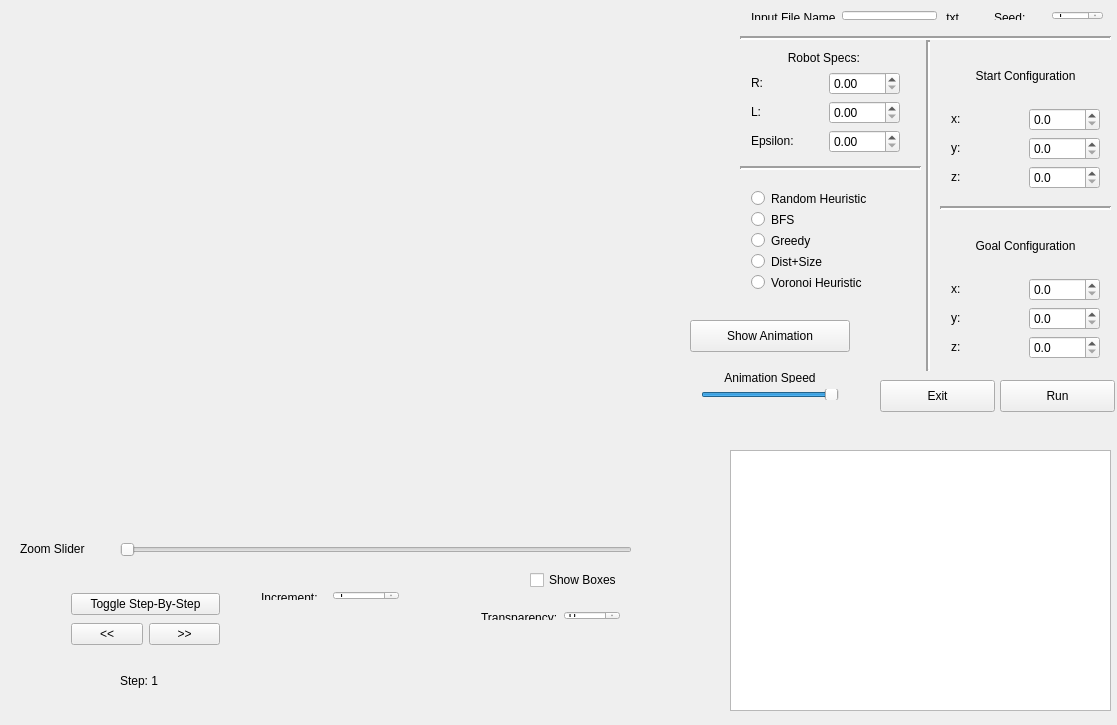
<?xml version="1.0" encoding="UTF-8"?>
<ui version="4.0">
 <class>MainWindow</class>
 <widget class="QMainWindow" name="MainWindow">
  <property name="geometry">
   <rect>
    <x>0</x>
    <y>0</y>
    <width>1117</width>
    <height>725</height>
   </rect>
  </property>
  <property name="maximumSize">
   <size>
    <width>1200</width>
    <height>750</height>
   </size>
  </property>
  <property name="windowTitle">
   <string>2-Links Robot Motion Planning</string>
  </property>
  <widget class="QWidget" name="centralWidget">
   <widget class="QTextBrowser" name="textOutput">
    <property name="geometry">
     <rect>
      <x>730</x>
      <y>450</y>
      <width>381</width>
      <height>261</height>
     </rect>
    </property>
   </widget>
   <widget class="QPushButton" name="run">
    <property name="geometry">
     <rect>
      <x>1000</x>
      <y>380</y>
      <width>115</width>
      <height>32</height>
     </rect>
    </property>
    <property name="text">
     <string>Run</string>
    </property>
   </widget>
   <widget class="QWidget" name="horizontalLayoutWidget">
    <property name="geometry">
     <rect>
      <x>740</x>
      <y>0</y>
      <width>231</width>
      <height>31</height>
     </rect>
    </property>
    <layout class="QHBoxLayout" name="horizontalLayout">
     <item>
      <widget class="QLabel" name="label">
       <property name="text">
        <string>&lt;html&gt;&lt;head/&gt;&lt;body&gt;&lt;p&gt;Input File Name&lt;/p&gt;&lt;/body&gt;&lt;/html&gt;</string>
       </property>
      </widget>
     </item>
     <item>
      <widget class="QLineEdit" name="inputFile"/>
     </item>
     <item>
      <widget class="QLabel" name="label_2">
       <property name="text">
        <string>&lt;html&gt;&lt;head/&gt;&lt;body&gt;&lt;p&gt;.txt&lt;/p&gt;&lt;/body&gt;&lt;/html&gt;</string>
       </property>
      </widget>
     </item>
    </layout>
   </widget>
   <widget class="QWidget" name="verticalLayoutWidget">
    <property name="geometry">
     <rect>
      <x>940</x>
      <y>40</y>
      <width>171</width>
      <height>160</height>
     </rect>
    </property>
    <layout class="QVBoxLayout" name="verticalLayout">
     <item>
      <widget class="QLabel" name="label_3">
       <property name="text">
        <string>&lt;html&gt;&lt;head/&gt;&lt;body&gt;&lt;p align=&quot;center&quot;&gt;Start Configuration&lt;/p&gt;&lt;/body&gt;&lt;/html&gt;</string>
       </property>
      </widget>
     </item>
     <item>
      <layout class="QHBoxLayout" name="horizontalLayout_2">
       <item>
        <widget class="QLabel" name="label_4">
         <property name="text">
          <string>&lt;html&gt;&lt;head/&gt;&lt;body&gt;&lt;p&gt;x:&lt;/p&gt;&lt;/body&gt;&lt;/html&gt;</string>
         </property>
        </widget>
       </item>
       <item>
        <widget class="QDoubleSpinBox" name="aX">
         <property name="decimals">
          <number>1</number>
         </property>
         <property name="maximum">
          <double>512.000000000000000</double>
         </property>
        </widget>
       </item>
      </layout>
     </item>
     <item>
      <layout class="QHBoxLayout" name="horizontalLayout_3">
       <item>
        <widget class="QLabel" name="label_5">
         <property name="text">
          <string>&lt;html&gt;&lt;head/&gt;&lt;body&gt;&lt;p&gt;y:&lt;/p&gt;&lt;/body&gt;&lt;/html&gt;</string>
         </property>
        </widget>
       </item>
       <item>
        <widget class="QDoubleSpinBox" name="aY">
         <property name="decimals">
          <number>1</number>
         </property>
         <property name="maximum">
          <double>512.000000000000000</double>
         </property>
        </widget>
       </item>
      </layout>
     </item>
     <item>
      <layout class="QHBoxLayout" name="horizontalLayout_4">
       <item>
        <widget class="QLabel" name="label_6">
         <property name="text">
          <string>&lt;html&gt;&lt;head/&gt;&lt;body&gt;&lt;p&gt;z:&lt;/p&gt;&lt;/body&gt;&lt;/html&gt;</string>
         </property>
        </widget>
       </item>
       <item>
        <widget class="QDoubleSpinBox" name="aZ">
         <property name="decimals">
          <number>1</number>
         </property>
         <property name="maximum">
          <double>360.000000000000000</double>
         </property>
        </widget>
       </item>
      </layout>
     </item>
    </layout>
   </widget>
   <widget class="QWidget" name="verticalLayoutWidget_2">
    <property name="geometry">
     <rect>
      <x>940</x>
      <y>210</y>
      <width>171</width>
      <height>160</height>
     </rect>
    </property>
    <layout class="QVBoxLayout" name="verticalLayout_2">
     <item>
      <widget class="QLabel" name="label_8">
       <property name="text">
        <string>&lt;html&gt;&lt;head/&gt;&lt;body&gt;&lt;p align=&quot;center&quot;&gt;Goal Configuration&lt;/p&gt;&lt;/body&gt;&lt;/html&gt;</string>
       </property>
      </widget>
     </item>
     <item>
      <layout class="QHBoxLayout" name="horizontalLayout_6">
       <item>
        <widget class="QLabel" name="label_9">
         <property name="text">
          <string>&lt;html&gt;&lt;head/&gt;&lt;body&gt;&lt;p&gt;x:&lt;/p&gt;&lt;/body&gt;&lt;/html&gt;</string>
         </property>
        </widget>
       </item>
       <item>
        <widget class="QDoubleSpinBox" name="bX">
         <property name="decimals">
          <number>1</number>
         </property>
         <property name="maximum">
          <double>512.000000000000000</double>
         </property>
        </widget>
       </item>
      </layout>
     </item>
     <item>
      <layout class="QHBoxLayout" name="horizontalLayout_7">
       <item>
        <widget class="QLabel" name="label_10">
         <property name="text">
          <string>&lt;html&gt;&lt;head/&gt;&lt;body&gt;&lt;p&gt;y:&lt;/p&gt;&lt;/body&gt;&lt;/html&gt;</string>
         </property>
        </widget>
       </item>
       <item>
        <widget class="QDoubleSpinBox" name="bY">
         <property name="decimals">
          <number>1</number>
         </property>
         <property name="maximum">
          <double>512.000000000000000</double>
         </property>
        </widget>
       </item>
      </layout>
     </item>
     <item>
      <layout class="QHBoxLayout" name="horizontalLayout_8">
       <item>
        <widget class="QLabel" name="label_11">
         <property name="text">
          <string>&lt;html&gt;&lt;head/&gt;&lt;body&gt;&lt;p&gt;z:&lt;/p&gt;&lt;/body&gt;&lt;/html&gt;</string>
         </property>
        </widget>
       </item>
       <item>
        <widget class="QDoubleSpinBox" name="bZ">
         <property name="decimals">
          <number>1</number>
         </property>
         <property name="maximum">
          <double>360.000000000000000</double>
         </property>
        </widget>
       </item>
      </layout>
     </item>
    </layout>
   </widget>
   <widget class="QWidget" name="verticalLayoutWidget_3">
    <property name="geometry">
     <rect>
      <x>740</x>
      <y>40</y>
      <width>171</width>
      <height>124</height>
     </rect>
    </property>
    <layout class="QVBoxLayout" name="verticalLayout_3">
     <item>
      <widget class="QLabel" name="label_13">
       <property name="text">
        <string>&lt;html&gt;&lt;head/&gt;&lt;body&gt;&lt;p align=&quot;center&quot;&gt;Robot Specs: &lt;/p&gt;&lt;/body&gt;&lt;/html&gt;</string>
       </property>
      </widget>
     </item>
     <item>
      <layout class="QHBoxLayout" name="horizontalLayout_10">
       <item>
        <widget class="QLabel" name="label_14">
         <property name="text">
          <string>&lt;html&gt;&lt;head/&gt;&lt;body&gt;&lt;p&gt;R:&lt;/p&gt;&lt;/body&gt;&lt;/html&gt;</string>
         </property>
        </widget>
       </item>
       <item>
        <widget class="QDoubleSpinBox" name="R"/>
       </item>
      </layout>
     </item>
     <item>
      <layout class="QHBoxLayout" name="horizontalLayout_11">
       <item>
        <widget class="QLabel" name="label_15">
         <property name="text">
          <string>&lt;html&gt;&lt;head/&gt;&lt;body&gt;&lt;p&gt;L:&lt;/p&gt;&lt;/body&gt;&lt;/html&gt;</string>
         </property>
        </widget>
       </item>
       <item>
        <widget class="QDoubleSpinBox" name="L"/>
       </item>
      </layout>
     </item>
     <item>
      <layout class="QHBoxLayout" name="horizontalLayout_12">
       <item>
        <widget class="QLabel" name="label_16">
         <property name="text">
          <string>&lt;html&gt;&lt;head/&gt;&lt;body&gt;&lt;p&gt;Epsilon:&lt;/p&gt;&lt;/body&gt;&lt;/html&gt;</string>
         </property>
        </widget>
       </item>
       <item>
        <widget class="QDoubleSpinBox" name="eps"/>
       </item>
      </layout>
     </item>
    </layout>
   </widget>
   <widget class="QWidget" name="horizontalLayoutWidget_9">
    <property name="geometry">
     <rect>
      <x>983</x>
      <y>0</y>
      <width>131</width>
      <height>31</height>
     </rect>
    </property>
    <layout class="QHBoxLayout" name="horizontalLayout_13">
     <item>
      <widget class="QLabel" name="label_17">
       <property name="text">
        <string>&lt;html&gt;&lt;head/&gt;&lt;body&gt;&lt;p&gt;Seed:&lt;/p&gt;&lt;/body&gt;&lt;/html&gt;</string>
       </property>
      </widget>
     </item>
     <item>
      <widget class="QSpinBox" name="seed">
       <property name="minimum">
        <number>1</number>
       </property>
       <property name="maximum">
        <number>999</number>
       </property>
      </widget>
     </item>
    </layout>
   </widget>
   <widget class="QWidget" name="verticalLayoutWidget_4">
    <property name="geometry">
     <rect>
      <x>740</x>
      <y>180</y>
      <width>181</width>
      <height>121</height>
     </rect>
    </property>
    <layout class="QVBoxLayout" name="verticalLayout_4">
     <item>
      <widget class="QRadioButton" name="randomButton">
       <property name="text">
        <string>Random Heuristic</string>
       </property>
      </widget>
     </item>
     <item>
      <widget class="QRadioButton" name="bfs">
       <property name="text">
        <string>BFS</string>
       </property>
      </widget>
     </item>
     <item>
      <widget class="QRadioButton" name="greedy">
       <property name="text">
        <string>Greedy</string>
       </property>
      </widget>
     </item>
     <item>
      <widget class="QRadioButton" name="dist">
       <property name="text">
        <string>Dist+Size</string>
       </property>
      </widget>
     </item>
     <item>
      <widget class="QRadioButton" name="vor">
       <property name="text">
        <string>Voronoi Heuristic</string>
       </property>
      </widget>
     </item>
    </layout>
   </widget>
   <widget class="QPushButton" name="exit">
    <property name="geometry">
     <rect>
      <x>880</x>
      <y>380</y>
      <width>115</width>
      <height>32</height>
     </rect>
    </property>
    <property name="text">
     <string>Exit</string>
    </property>
   </widget>
   <widget class="Line" name="line">
    <property name="geometry">
     <rect>
      <x>920</x>
      <y>40</y>
      <width>16</width>
      <height>331</height>
     </rect>
    </property>
    <property name="frameShadow">
     <enum>QFrame::Sunken</enum>
    </property>
    <property name="lineWidth">
     <number>2</number>
    </property>
    <property name="orientation">
     <enum>Qt::Vertical</enum>
    </property>
   </widget>
   <widget class="Line" name="line_2">
    <property name="geometry">
     <rect>
      <x>740</x>
      <y>30</y>
      <width>371</width>
      <height>16</height>
     </rect>
    </property>
    <property name="lineWidth">
     <number>2</number>
    </property>
    <property name="orientation">
     <enum>Qt::Horizontal</enum>
    </property>
   </widget>
   <widget class="Line" name="line_3">
    <property name="geometry">
     <rect>
      <x>740</x>
      <y>160</y>
      <width>181</width>
      <height>16</height>
     </rect>
    </property>
    <property name="lineWidth">
     <number>2</number>
    </property>
    <property name="orientation">
     <enum>Qt::Horizontal</enum>
    </property>
   </widget>
   <widget class="Line" name="line_4">
    <property name="geometry">
     <rect>
      <x>940</x>
      <y>200</y>
      <width>171</width>
      <height>16</height>
     </rect>
    </property>
    <property name="lineWidth">
     <number>2</number>
    </property>
    <property name="orientation">
     <enum>Qt::Horizontal</enum>
    </property>
   </widget>
   <widget class="Display" name="openGLWidget" native="true">
    <property name="geometry">
     <rect>
      <x>120</x>
      <y>30</y>
      <width>512</width>
      <height>512</height>
     </rect>
    </property>
    <property name="maximumSize">
     <size>
      <width>512</width>
      <height>512</height>
     </size>
    </property>
   </widget>
   <widget class="QCheckBox" name="boundary">
    <property name="geometry">
     <rect>
      <x>530</x>
      <y>570</y>
      <width>101</width>
      <height>20</height>
     </rect>
    </property>
    <property name="text">
     <string>Show Boxes</string>
    </property>
   </widget>
   <widget class="QPushButton" name="anim">
    <property name="geometry">
     <rect>
      <x>690</x>
      <y>320</y>
      <width>160</width>
      <height>32</height>
     </rect>
    </property>
    <property name="text">
     <string>Show Animation</string>
    </property>
   </widget>
   <widget class="QWidget" name="verticalLayoutWidget_5">
    <property name="geometry">
     <rect>
      <x>60</x>
      <y>580</y>
      <width>171</width>
      <height>80</height>
     </rect>
    </property>
    <layout class="QVBoxLayout" name="verticalLayout_5">
     <item>
      <widget class="QPushButton" name="pushButton">
       <property name="text">
        <string>Toggle Step-By-Step</string>
       </property>
      </widget>
     </item>
     <item>
      <layout class="QHBoxLayout" name="horizontalLayout_14">
       <item>
        <widget class="QPushButton" name="left">
         <property name="text">
          <string>&lt;&lt;</string>
         </property>
        </widget>
       </item>
       <item>
        <widget class="QPushButton" name="right">
         <property name="text">
          <string>&gt;&gt;</string>
         </property>
        </widget>
       </item>
      </layout>
     </item>
    </layout>
   </widget>
   <widget class="QLabel" name="steplabel">
    <property name="geometry">
     <rect>
      <x>120</x>
      <y>670</y>
      <width>91</width>
      <height>21</height>
     </rect>
    </property>
    <property name="text">
     <string>Step: 1</string>
    </property>
   </widget>
   <widget class="QWidget" name="horizontalLayoutWidget_3">
    <property name="geometry">
     <rect>
      <x>250</x>
      <y>580</y>
      <width>160</width>
      <height>31</height>
     </rect>
    </property>
    <layout class="QHBoxLayout" name="horizontalLayout_15">
     <item>
      <widget class="QLabel" name="label_19">
       <property name="text">
        <string>&lt;html&gt;&lt;head/&gt;&lt;body&gt;&lt;p&gt;Increment:&lt;/p&gt;&lt;/body&gt;&lt;/html&gt;</string>
       </property>
      </widget>
     </item>
     <item>
      <widget class="QSpinBox" name="inc">
       <property name="minimum">
        <number>1</number>
       </property>
       <property name="maximum">
        <number>29999</number>
       </property>
      </widget>
     </item>
    </layout>
   </widget>
   <widget class="QWidget" name="verticalLayoutWidget_6">
    <property name="geometry">
     <rect>
      <x>690</x>
      <y>360</y>
      <width>160</width>
      <height>51</height>
     </rect>
    </property>
    <layout class="QVBoxLayout" name="verticalLayout_6">
     <item>
      <widget class="QLabel" name="label_18">
       <property name="text">
        <string>&lt;html&gt;&lt;head/&gt;&lt;body&gt;&lt;p align=&quot;center&quot;&gt;Animation Speed&lt;/p&gt;&lt;/body&gt;&lt;/html&gt;</string>
       </property>
      </widget>
     </item>
     <item>
      <widget class="QSlider" name="horizontalSlider">
       <property name="value">
        <number>99</number>
       </property>
       <property name="orientation">
        <enum>Qt::Horizontal</enum>
       </property>
      </widget>
     </item>
    </layout>
   </widget>
   <widget class="QSlider" name="zoomSlider">
    <property name="geometry">
     <rect>
      <x>120</x>
      <y>540</y>
      <width>512</width>
      <height>20</height>
     </rect>
    </property>
    <property name="maximum">
     <number>2000</number>
    </property>
    <property name="orientation">
     <enum>Qt::Horizontal</enum>
    </property>
   </widget>
   <widget class="QWidget" name="horizontalLayoutWidget_10">
    <property name="geometry">
     <rect>
      <x>470</x>
      <y>600</y>
      <width>161</width>
      <height>31</height>
     </rect>
    </property>
    <layout class="QHBoxLayout" name="horizontalLayout_16">
     <item>
      <widget class="QLabel" name="label_20">
       <property name="text">
        <string>&lt;html&gt;&lt;head/&gt;&lt;body&gt;&lt;p&gt;Transparency:&lt;/p&gt;&lt;/body&gt;&lt;/html&gt;</string>
       </property>
      </widget>
     </item>
     <item>
      <widget class="QSpinBox" name="transparency">
       <property name="maximum">
        <number>100</number>
       </property>
      </widget>
     </item>
    </layout>
   </widget>
   <widget class="QLabel" name="label_21">
    <property name="geometry">
     <rect>
      <x>20</x>
      <y>540</y>
      <width>81</width>
      <height>19</height>
     </rect>
    </property>
    <property name="text">
     <string>&lt;html&gt;&lt;head/&gt;&lt;body&gt;&lt;p&gt;Zoom Slider&lt;/p&gt;&lt;/body&gt;&lt;/html&gt;</string>
    </property>
   </widget>
  </widget>
  <widget class="QMenuBar" name="menuBar">
   <property name="geometry">
    <rect>
     <x>0</x>
     <y>0</y>
     <width>1117</width>
     <height>22</height>
    </rect>
   </property>
  </widget>
 </widget>
 <layoutdefault spacing="6" margin="11"/>
 <customwidgets>
  <customwidget>
   <class>Display</class>
   <extends>QWidget</extends>
   <header>display.h</header>
   <container>1</container>
  </customwidget>
 </customwidgets>
 <resources/>
 <connections/>
</ui>
